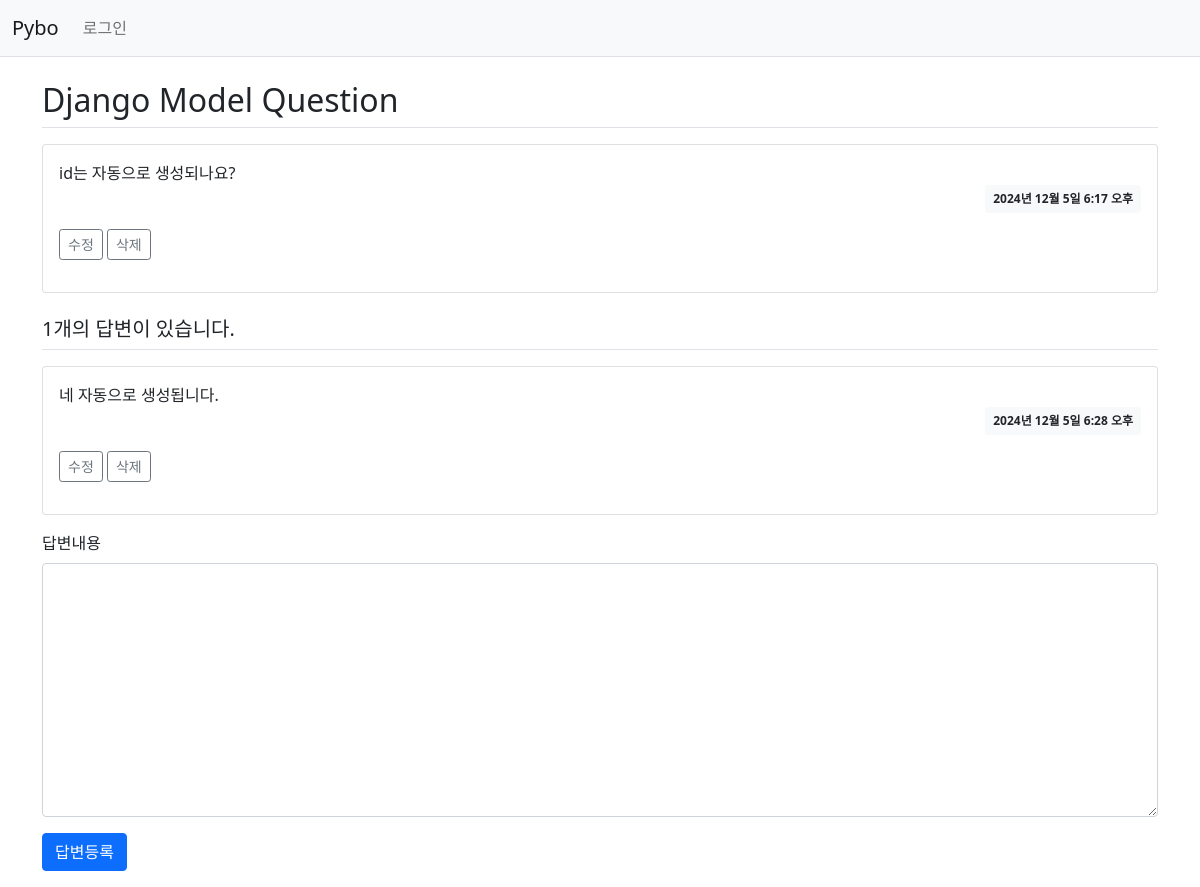
/pybo2/2/, run on the app's committed database.
### pybo2/models.py (models this page shows, shortened)
class Question(models.Model):
    subject = models.CharField(max_length=200)
    content = models.TextField()
    create_date = models.DateTimeField()
    modify_date = models.DateTimeField(null=True, blank=True)

class Answer(models.Model):
    question = models.ForeignKey(Question, on_delete=models.CASCADE)
    content = models.TextField()
    create_date = models.DateTimeField()
    modify_date = models.DateTimeField(null=True, blank=True)

### pybo2/views.py (the view)
# urls.py: path('<int:question_id>/', views.detail, name='detail'),
def detail(request, question_id):
    question =  get_object_or_404(Question, pk=question_id)
    context = {'question': question}
    return render(request, 'pybo2/question_detail.html', context)

### templates/pybo2/question_detail.html (shortened to what this page needs)
{% extends 'base.html' %}
{% block content %}
    {% load static %}
    <link rel="stylesheet" type="text/css" href="{% static 'bootstrap.min.css' %}">
    <div class="container my-3">
        <h2 class="border-bottom py-2">{{ question.subject }}</h2>
        <div class="card my-3">
            <div class="card-body">
                <div class="card-text" style="white-space: pre-line;">{{ question.content }}</div>
                <div class="d-flex justify-content-end">
                    <div class="badge bg-light text-dark p-2">
                        {{ question.create_date }}
                    </div>
                </div>
                <div class="my-3">
                    <a href="{% url 'pybo2:question_modify' question.id %}"
                       class="btn btn-sm btn-outline-secondary">수정</a>
                    <a href="javascript:void(0)" class="delete btn btn-sm btn-outline-secondary"
                       data-uri="{% url 'pybo2:question_delete' question.id %}">삭제</a>
                </div>
            </div>
        </div>
        <h5 class="border-bottom my-3 py-2">{{ question.answer_set.count }}개의 답변이 있습니다.</h5>
        {% for answer in question.answer_set.all %}
            <div class="card my-3">
                <div class="card-body">
                    <div class="card-text" style="white-space: pre-line;">{{ answer.content }}</div>
                    <div class="d-flex justify-content-end">
                        <div class="badge bg-light text-dark p-2">
                            {{ answer.create_date }}
                        </div>
                    </div>
                    <div class="my-3">
                        <a href="{% url 'pybo2:answer_modify' answer.id %}"
                           class="btn btn-sm btn-outline-secondary">수정</a>
                        <a href="#" class="delete btn btn-sm btn-outline-secondary "
                           data-uri="{% url 'pybo2:answer_delete' answer.id %}">삭제</a>
                    </div>
                </div>
            </div>
        {% endfor %}
        <form action="{% url 'pybo2:answer_create' question.id %}" method="post" class="my-3">
            <div class="mb-3">
                <label for="content" class="form-label">답변내용</label>
                <textarea name="content" id="content" class="form-control" rows="10"></textarea>
            </div>
            <input type="submit" value="답변등록" class="btn btn-primary">
        </form>
    </div>
{% endblock %}

### data on the page
Question: subject "Django Model Question", content "id는 자동으로 생성되나요?", create_date "2024년 12월 5일 6:17 오후", answer_set.count "1"
Answer: content "네 자동으로 생성됩니다.", create_date "2024년 12월 5일 6:28 오후"
